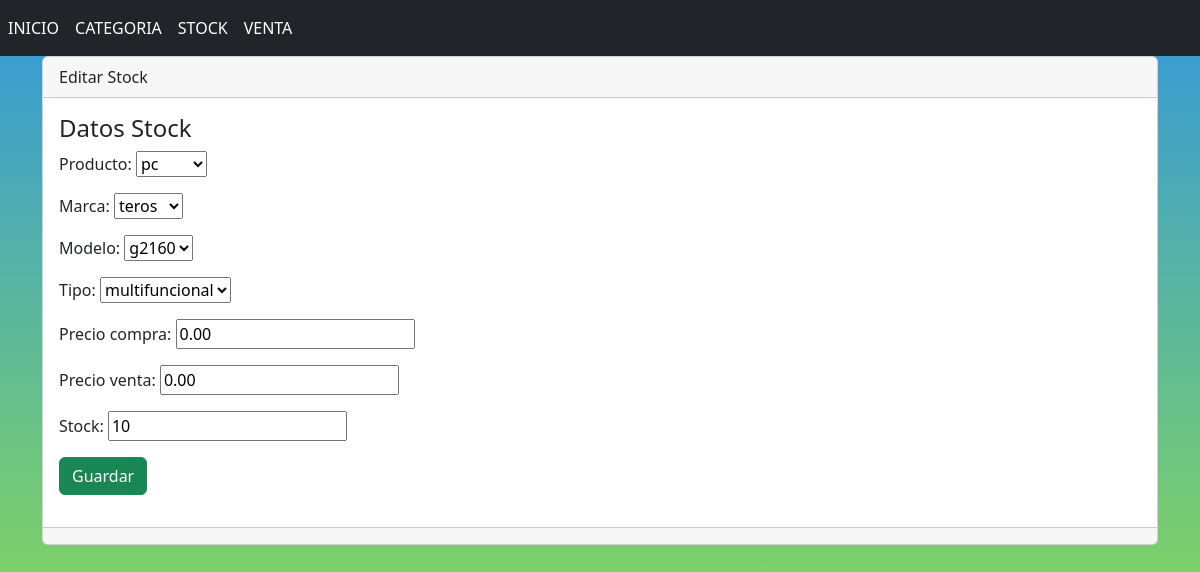
/EditarSTOCK/16, run on the app's committed database.
### stock/models.py (models this page shows, shortened)
class StockTienda(models.Model):
    producto = models.ForeignKey(Producto, on_delete=models.CASCADE)
    marca = models.ForeignKey(Marca, on_delete=models.CASCADE)
    modelo = models.ForeignKey(Modelo, on_delete=models.CASCADE)
    tipo = models.ForeignKey(Tipo, on_delete=models.CASCADE)
    precio_compra = models.DecimalField(max_digits=8, decimal_places=2)
    Precio_venta = models.DecimalField(max_digits=8, decimal_places=2)
    stock = models.IntegerField( default=0)
    fecha_registro = models.DateTimeField(auto_now_add=True)

### stock/views.py (the view)
# urls.py: path('EditarSTOCK/<int:id>', EditarStockTienda, name='EditarSTOCK'),
def EditarStockTienda(request, id):
    stocktienda=StockTienda.objects.get(id=id)
    formualrio=StockTiendaForm(request.POST or None, request.FILES or None, instance=stocktienda)
    if formualrio.is_valid() and request.method =='POST':
        formualrio.save()
        return redirect('ListarSTOCK')
    return render(request,'EditarStock.html', {'formulario': formualrio})

### stock/forms.py
class StockTiendaForm(forms.ModelForm):
    producto = forms.ModelChoiceField(queryset=Producto.objects.all(), label='Producto')
    marca = forms.ModelChoiceField(queryset=Marca.objects.all(), label='Marca')
    modelo = forms.ModelChoiceField(queryset=Modelo.objects.all(), label='Modelo')
    tipo = forms.ModelChoiceField(queryset=Tipo.objects.all(), label='Tipo')
    class Meta:
        model = StockTienda
        fields = '__all__'

### categorias/models.py (called while the page is built)
    def __str__(self):
        return self.N_producto

    def __str__(self):
        return self.N_marca

    def __str__(self):
        return self.N_modelo

    def __str__(self):
        return self.N_tipo

### templates/EditarStock.html (shortened to what this page needs)
{% extends "base1.html" %}
{% block contenido %}
<div class="card">
    <div class="card-header">
        Editar Stock
    </div>
    <div class="card-body">
        <h4 class="card-title">Datos Stock</h4>
        {% include 'baseSTOCK.html'%}
    </div>
    <div class="card-footer text-muted">
    </div>
</div>
{% endblock %}

### templates/baseSTOCK.HTML (shortened to what this page needs)
<form method="post">
    {{ formulario.as_p }}
    <div class="mb-3">
        <button class="btn btn-success" type="submit">Guardar</button>
    </div>
</form>

### templates/base1.html (style rules this page uses)
body::before { content: ""; position: fixed; top: 0; left: 0; width: 100%; height: 100%; background: linear-gradient(to bottom, #3498db, #9ae73c); z-index: -1; }

### data on the page
StockTienda: producto "pc", marca "teros", modelo "g2160", tipo "multifuncional", precio_compra "0.00", Precio_venta "0.00", stock "10"
